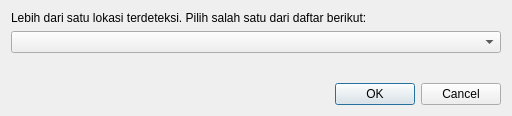
<?xml version="1.0" encoding="UTF-8"?>
<ui version="4.0">
 <class>PlaceSelectionDialog</class>
 <widget class="QDialog" name="PlaceSelectionDialog">
  <property name="geometry">
   <rect>
    <x>0</x>
    <y>0</y>
    <width>512</width>
    <height>116</height>
   </rect>
  </property>
  <property name="windowTitle">
   <string>Pilih Lokasi</string>
  </property>
  <layout class="QVBoxLayout" name="verticalLayout">
   <item>
    <layout class="QVBoxLayout" name="verticalLayout_2">
     <item>
      <widget class="QLabel" name="label">
       <property name="text">
        <string>Lebih dari satu lokasi terdeteksi. Pilih salah satu dari daftar berikut:</string>
       </property>
      </widget>
     </item>
     <item>
      <widget class="QComboBox" name="placesComboBox"/>
     </item>
     <item>
      <spacer name="verticalSpacer">
       <property name="orientation">
        <enum>Qt::Vertical</enum>
       </property>
       <property name="sizeHint" stdset="0">
        <size>
         <width>20</width>
         <height>40</height>
        </size>
       </property>
      </spacer>
     </item>
    </layout>
   </item>
   <item>
    <widget class="QDialogButtonBox" name="buttonBox">
     <property name="orientation">
      <enum>Qt::Horizontal</enum>
     </property>
     <property name="standardButtons">
      <set>QDialogButtonBox::Cancel|QDialogButtonBox::Ok</set>
     </property>
    </widget>
   </item>
  </layout>
 </widget>
 <resources/>
 <connections>
  <connection>
   <sender>buttonBox</sender>
   <signal>accepted()</signal>
   <receiver>PlaceSelectionDialog</receiver>
   <slot>accept()</slot>
   <hints>
    <hint type="sourcelabel">
     <x>248</x>
     <y>254</y>
    </hint>
    <hint type="destinationlabel">
     <x>157</x>
     <y>274</y>
    </hint>
   </hints>
  </connection>
  <connection>
   <sender>buttonBox</sender>
   <signal>rejected()</signal>
   <receiver>PlaceSelectionDialog</receiver>
   <slot>reject()</slot>
   <hints>
    <hint type="sourcelabel">
     <x>316</x>
     <y>260</y>
    </hint>
    <hint type="destinationlabel">
     <x>286</x>
     <y>274</y>
    </hint>
   </hints>
  </connection>
 </connections>
</ui>
